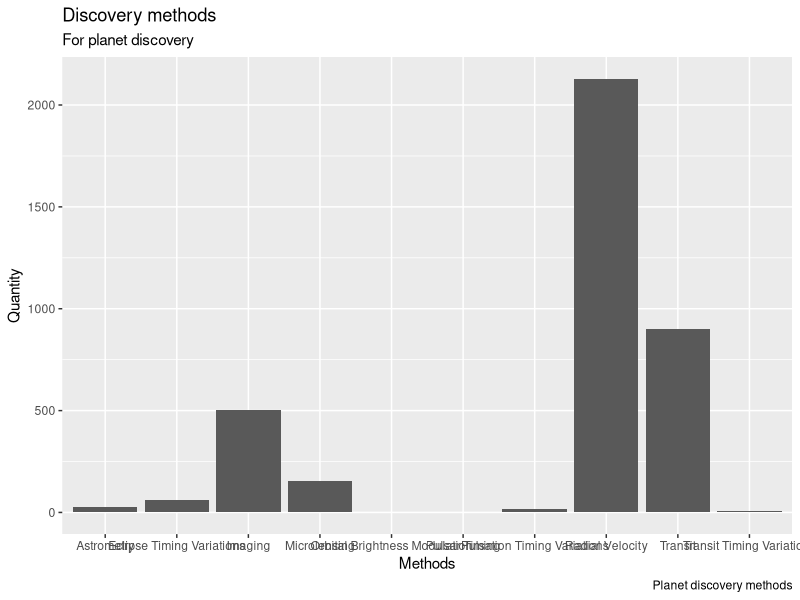

Write the R code that produced this figure.
# Loading packages
library("ggplot2")

# Loading planets
planets = read.csv("data_sets/NASA/planets.csv")

# General info
planets_number = nrow(planets)
message(sprintf("[INFO] %d planets loaded", planets_number))

# Plot
g = ggplot(planets, aes(x = pl_discmethod, y = pl_bmassj)) + 
    geom_bar(stat="identity") + 
    scale_colour_brewer(palette = "Set2") + 
    labs(title="Discovery methods", subtitle="For planet discovery", x = "Methods", y = "Quantity", caption = "Planet discovery methods")
plot(g)